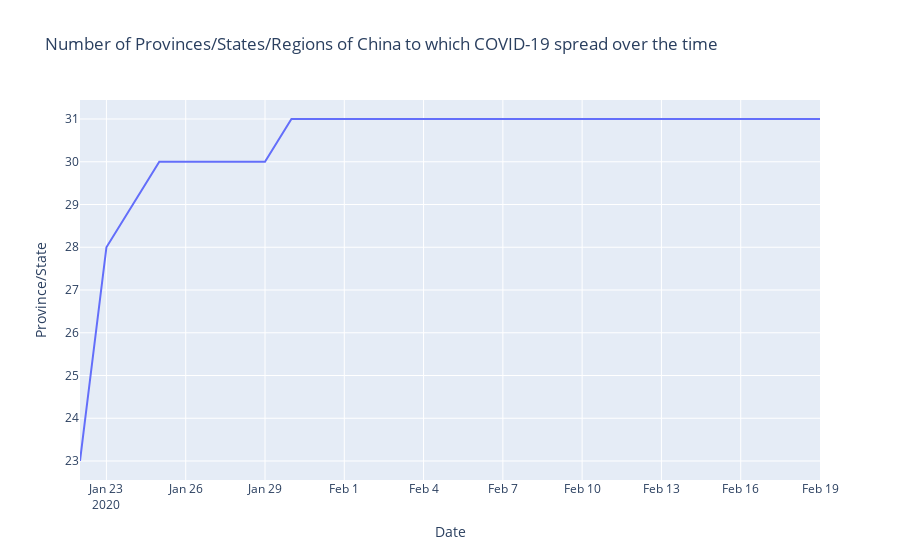

The cell this chart's notebook holds for it:
### Markdown cell above
## Number of Places to which COVID-19 Spread

### Code cell
c_spread = china[china['Confirmed']!=0].groupby('Date')['Province/State'].unique().apply(len)
c_spread = pd.DataFrame(c_spread).reset_index()

fig = px.line(c_spread, x='Date', y='Province/State', 
              title='Number of Provinces/States/Regions of China to which COVID-19 spread over the time')
fig.show()

### Figure 1 — Plotly figure (JSON) as saved in the notebook; plotly's stock layout.template omitted (floating-point values rounded to 4 significant figures)
{"data": [{"hoverlabel": {"namelength": 0}, "hovertemplate": "Date=%{x}<br>Province/State=%{y}", "legendgroup": "", "line": {"color": "#636efa", "dash": "solid"}, "mode": "lines", "name": "", "showlegend": false, "type": "scatter", "x": ["2020-01-22T00:00:00", "2020-01-23T00:00:00", "2020-01-24T00:00:00", "2020-01-25T00:00:00", "2020-01-26T00:00:00", "2020-01-27T00:00:00", "2020-01-28T00:00:00", "2020-01-29T00:00:00", "2020-01-30T00:00:00", "2020-01-31T00:00:00", "2020-02-01T00:00:00", "2020-02-02T00:00:00", "2020-02-03T00:00:00", "2020-02-04T00:00:00", "2020-02-05T00:00:00", "2020-02-06T00:00:00", "2020-02-07T00:00:00", "2020-02-08T00:00:00", "2020-02-09T00:00:00", "2020-02-10T00:00:00", "2020-02-11T00:00:00", "2020-02-12T00:00:00", "2020-02-13T00:00:00", "2020-02-14T00:00:00", "2020-02-15T00:00:00", "2020-02-16T00:00:00", "2020-02-17T00:00:00", "2020-02-18T00:00:00", "2020-02-19T00:00:00"], "xaxis": "x", "y": [23, 28, 29, 30, 30, 30, 30, 30, 31, 31, 31, 31, 31, 31, 31, 31, 31, 31, 31, 31, 31, 31, 31, 31, 31, 31, 31, 31, 31], "yaxis": "y"}], "layout": {"legend": {"tracegroupgap": 0}, "title": {"text": "Number of Provinces/States/Regions of China to which COVID-19 spread over the time"}, "xaxis": {"anchor": "y", "domain": [0, 1], "title": {"text": "Date"}}, "yaxis": {"anchor": "x", "domain": [0, 1], "title": {"text": "Province/State"}}}}
